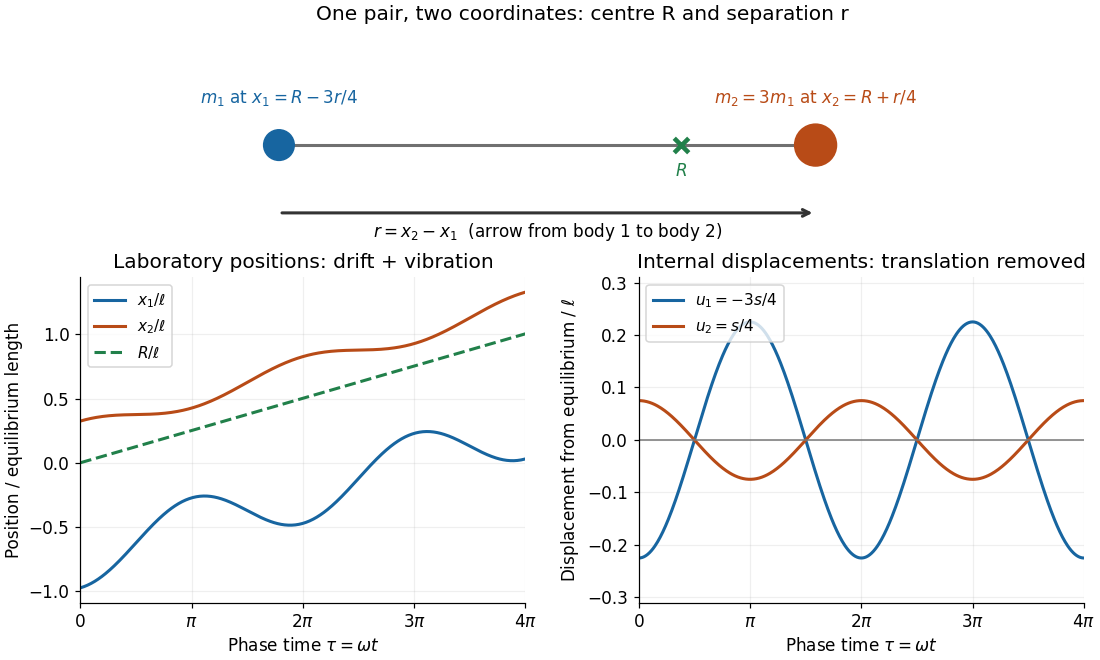

Source code (Python):
"""Draw a two-particle coordinate split; Python 3.14, matplotlib 3.10.7, numpy 2.3.5.

Run from _media; writes the matching PNG basename to the current directory.
All curves use stipulated dimensionless parameters, not experimental data.
"""

from pathlib import Path

import matplotlib.pyplot as plt
import numpy as np


def main():
    plt.rcParams.update({"font.size": 11, "axes.spines.top": False,
                         "axes.spines.right": False, "figure.facecolor": "white",
                         "axes.facecolor": "white"})
    blue, orange, green = "#1765a0", "#b84b17", "#21804a"
    fig = plt.figure(figsize=(10, 6), layout="constrained")
    grid = fig.add_gridspec(2, 2, height_ratios=(0.9, 1.4))
    geometry = fig.add_subplot(grid[0, :])
    geometry.set(xlim=(-1.12, 0.75), ylim=(-0.7, 0.78))
    geometry.axis("off")
    geometry.set_title("One pair, two coordinates: centre R and separation r", pad=10)
    geometry.plot([-0.75, 0.25], [0, 0], color="#707070", lw=2, zorder=1)
    geometry.scatter([-0.75, 0.25], [0, 0], s=[400, 750], c=[blue, orange], zorder=3)
    geometry.scatter([0], [0], marker="x", color=green, s=90, lw=3, zorder=4)
    geometry.text(-0.75, 0.3, r"$m_1$ at $x_1=R-3r/4$", ha="center", color=blue)
    geometry.text(0.25, 0.3, r"$m_2=3m_1$ at $x_2=R+r/4$", ha="center", color=orange)
    geometry.text(0, -0.22, r"$R$", ha="center", color=green)
    geometry.annotate("", xy=(0.25, -0.48), xytext=(-0.75, -0.48),
                      arrowprops={"arrowstyle": "->", "lw": 2, "color": "#333333"})
    geometry.text(-0.25, -0.65, r"$r=x_2-x_1$  (arrow from body 1 to body 2)", ha="center")
    tau = np.linspace(0, 4 * np.pi, 500)
    extension = 0.3 * np.cos(tau)
    center = 0.08 * tau
    x1 = center - 0.75 * (1 + extension)
    x2 = center + 0.25 * (1 + extension)
    lab = fig.add_subplot(grid[1, 0])
    lab.plot(tau, x1, color=blue, lw=2, label=r"$x_1/\ell$")
    lab.plot(tau, x2, color=orange, lw=2, label=r"$x_2/\ell$")
    lab.plot(tau, center, color=green, lw=2, ls="--", label=r"$R/\ell$")
    lab.set(title="Laboratory positions: drift + vibration", ylabel="Position / equilibrium length")
    lab.legend(loc="upper left", fontsize=10)
    internal = fig.add_subplot(grid[1, 1])
    internal.plot(tau, -0.75 * extension, color=blue, lw=2, label=r"$u_1=-3s/4$")
    internal.plot(tau, 0.25 * extension, color=orange, lw=2, label=r"$u_2=s/4$")
    internal.axhline(0, color="#777777", lw=1)
    internal.set(title="Internal displacements: translation removed",
                 ylabel=r"Displacement from equilibrium / $\ell$", ylim=(-0.31, 0.31))
    internal.legend(loc="upper left", fontsize=10)
    for ax in (lab, internal):
        ax.set(xlabel=r"Phase time $\tau=\omega t$", xlim=(0, 4 * np.pi))
        ax.set_xticks([0, np.pi, 2 * np.pi, 3 * np.pi, 4 * np.pi],
                      ["0", r"$\pi$", r"$2\pi$", r"$3\pi$", r"$4\pi$"])
        ax.grid(alpha=0.2)
    fig.savefig(Path.cwd() / (Path(__file__).stem + ".png"), dpi=110,
                facecolor="white", transparent=False)
    plt.close(fig)


if __name__ == "__main__":
    main()
